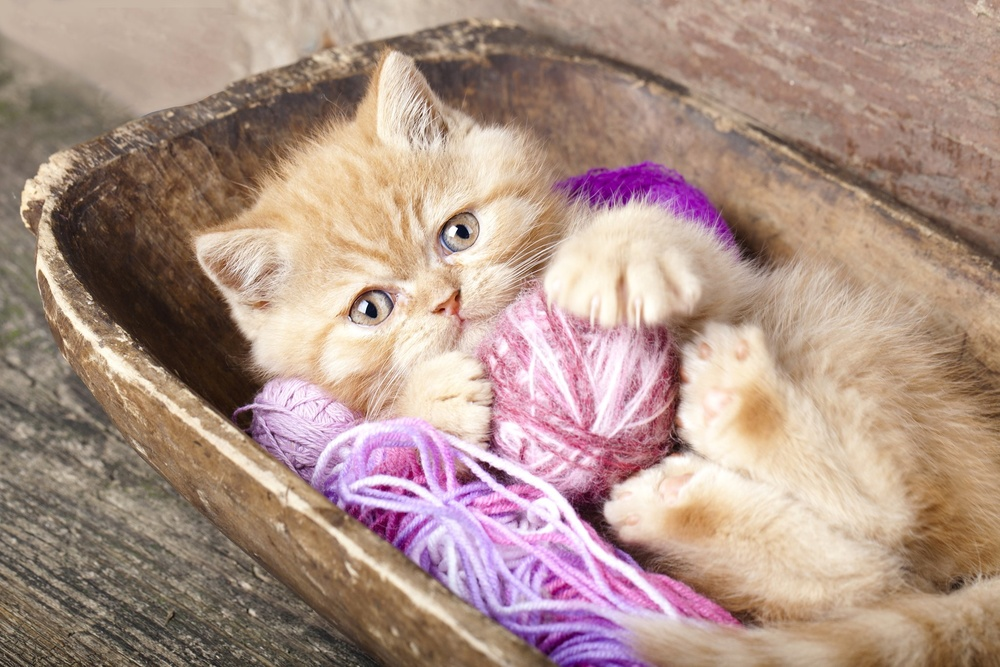
#> input picture src/cat/cat.jpg, 1000 x 667 px, shrunk from 2048 x 1365 before the run
$ python plot13.py
#> lines starting #> are read from the running program, lines starting #| are printed output that depends on the picture
import numpy as np
import matplotlib.pyplot as plt

from PIL import Image

# part1
img = Image.open('cat.jpg')
#> img is the input picture: PIL image 1000x667 RGB; mean R, G, B 173.5, 146.6, 135.4
fig = plt.figure(figsize=(6, 4))
ax = fig.add_subplot()
ax.imshow(img)
# plt.imshow(img) можем использовать если у нас одно изображение и одни оси

# part2
img1 = Image.open('cat_griff.png')
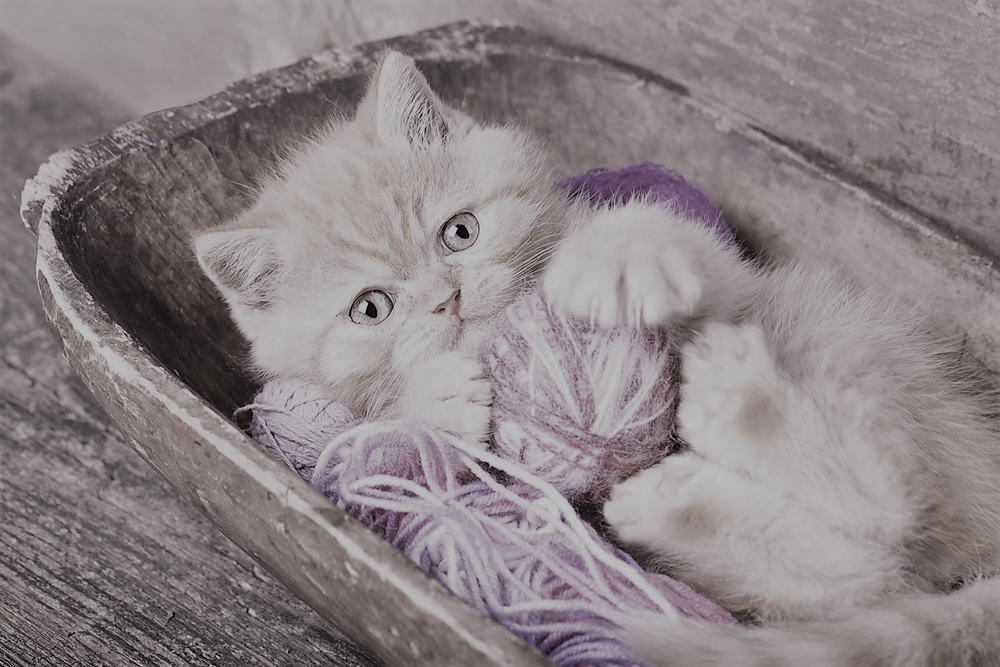
#> input picture src/cat/cat_griff.png, 1000 x 667 px, shrunk from 2048 x 1365 before the run
#> img1 is the input picture: PIL image 1000x667 RGB; mean R, G, B 139, 129.9, 133.1
fig1 = plt.figure(figsize=(6, 4))
ax1 = fig1.add_subplot()
ax1.imshow(img1)

# part3
fig2 = plt.figure(figsize=(6, 4))
data = np.random.randint(0, 255, (100, 100))
ax2 = fig2.add_subplot()
ax2.imshow(data, cmap='plasma')

# part4
img2 = np.array(Image.open('cat_black.png'))
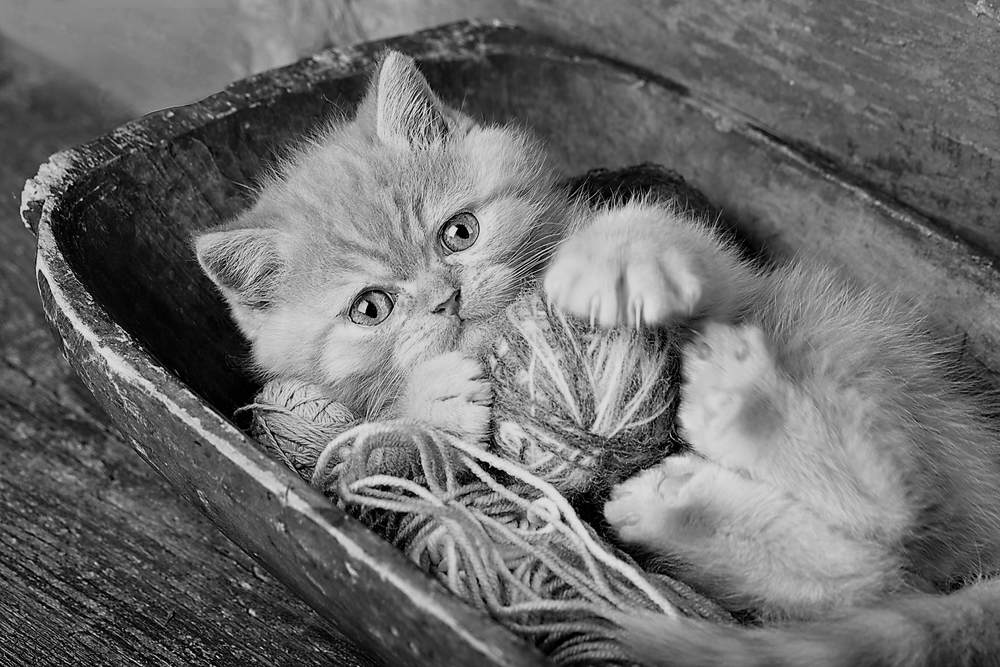
#> input picture src/cat/cat_black.png, 1000 x 667 px, shrunk from 2048 x 1365 before the run
#> img2 is the input picture: shape (667, 1000, 3); min 0, max 241, mean 108.5
fig3 = plt.figure(figsize=(6, 4))  # цвет картинки не меняется(
ax3 = fig3.add_subplot()
d = ax3.imshow(img2, origin='lower', cmap='spring', aspect='equal', alpha=1)
plt.colorbar(d)

# part5
fig4 = plt.figure(figsize=(6, 4))
data1 = np.random.randint(0, 255, (10, 10))
ax4 = fig4.add_subplot()
a = ax4.pcolormesh(data1, edgecolor='black', cmap='spring')
plt.colorbar(a)

plt.show()
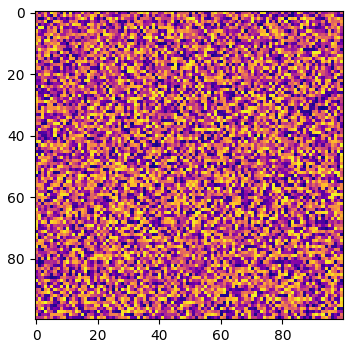
#> figure drawn by matplotlib, 1 panel
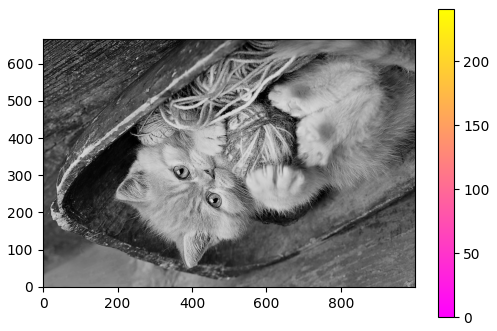
#> figure drawn by matplotlib, 2 panels
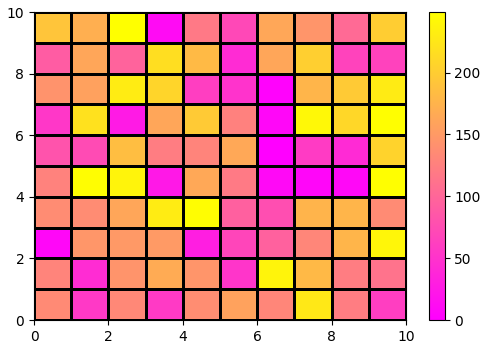
#> figure drawn by matplotlib, 2 panels
